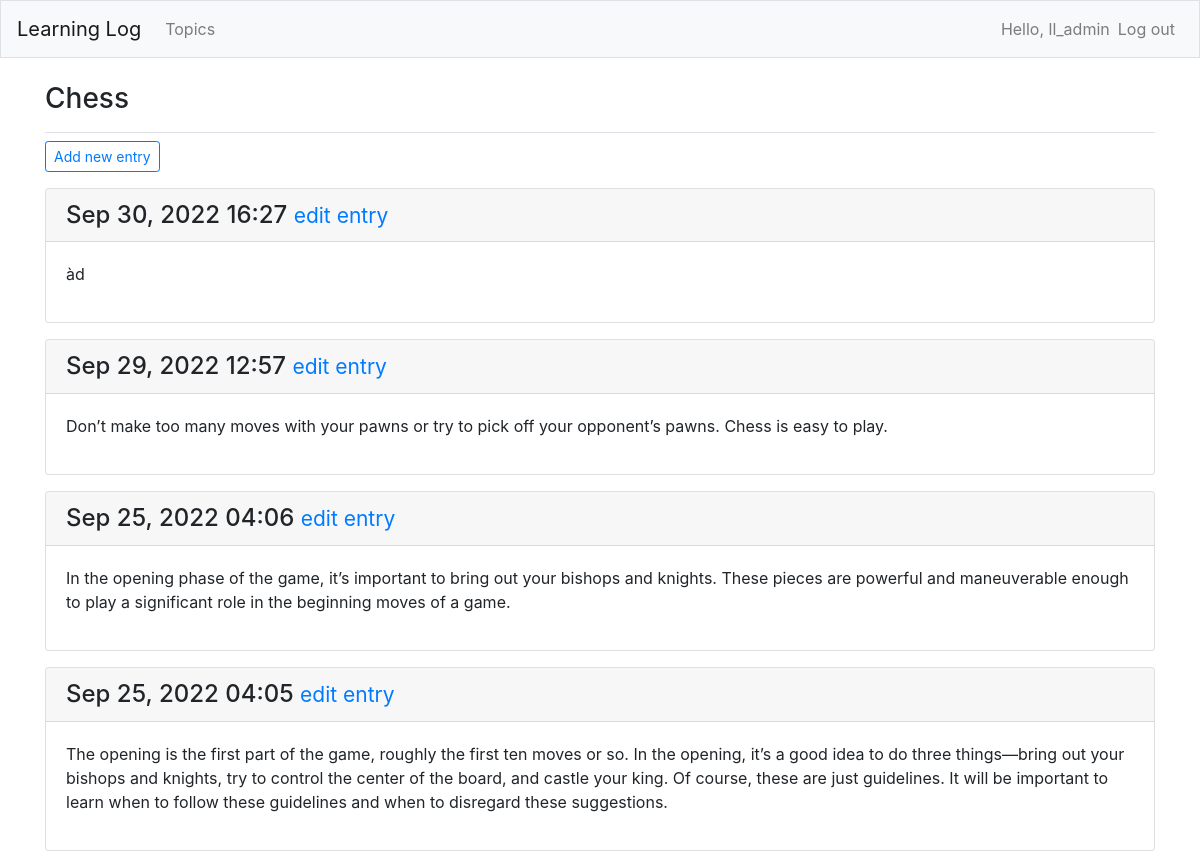
Before: /topics/1/ (signed in) with the older database file.
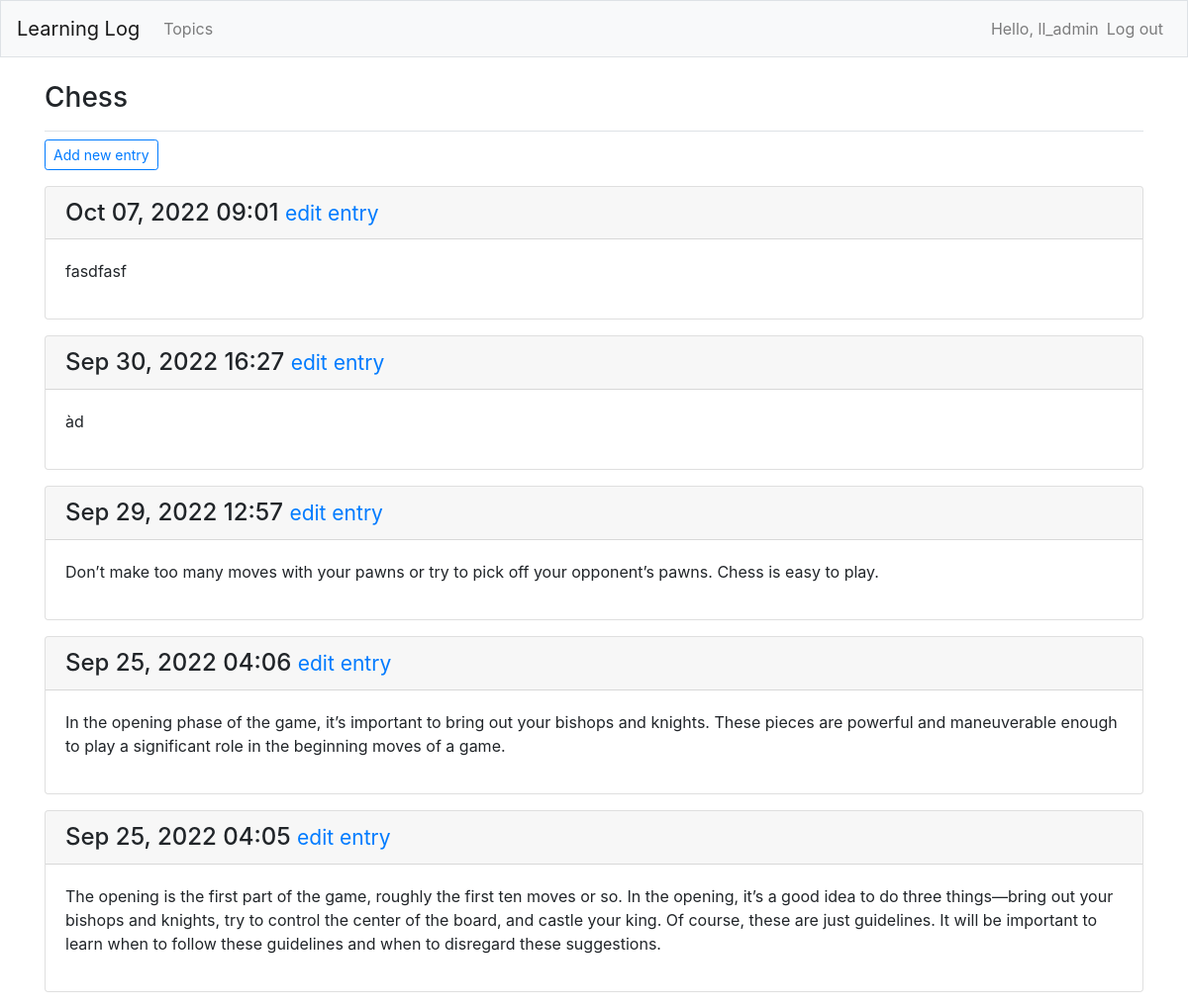
After: the same page with the newer database file.
### learning_logs/models.py (models this page shows, shortened)
class Entry(models.Model):
	topic = models.ForeignKey(Topic, on_delete = models.CASCADE)
	text = models.TextField()
	date_added = models.DateTimeField(auto_now_add = True)
	class Meta:
		verbose_name_plural = 'entries'

### learning_logs/views.py (the view)
# urls.py: path("topics/<int:topic_id>/", views.topic, name= "topic"),
@login_required
def topic(request, topic_id):
	topic = Topic.objects.get(id=topic_id)
	check_topic_owner(topic,request)
	entries = topic.entry_set.order_by("-date_added")
	context = {"topic":topic, "entries":entries}
	return render(request, "learning_logs/topic.html", context)

### learning_logs/models.py (called while the page is built)
	def __str__(self):
		return self.text

### learning_logs/views.py (called while the page is built)
def check_topic_owner(topic,request):
	if topic.owner != request.user:
		raise Http404

### learning_logs/templates/learning_logs/topic.html
{% extends "learning_logs/base.html" %}
{% block page_header %}
	<h3>{{ topic }}</h3>
{% endblock page_header %}
{% block content %}
<p>
	<a href="{% url 'learning_logs:new_entry' topic.id %}" class="btn btn-outline-primary btn-sm">Add new entry</a>
</p>
	{% for entry in entries %}
		<div class="card mb-3">
			<h4 class="card-header">
				{{ entry.date_added|date:'M d, Y H:i' }}
				<small><a href="{% url 'learning_logs:edit_entry' entry.id %}">edit entry</a></small>
			</h4>
			<div class="card-body">
				{{ entry.text|linebreaks }}
			</div>
		</div>
	{% empty %}
		<p>There are no entries for this topic yet.</p>
	{% endfor %}
{% endblock content %}

Changed rows visible on the page:
added Entry: date_added "Oct 07, 2022 09:01", text "fasdfasf"
